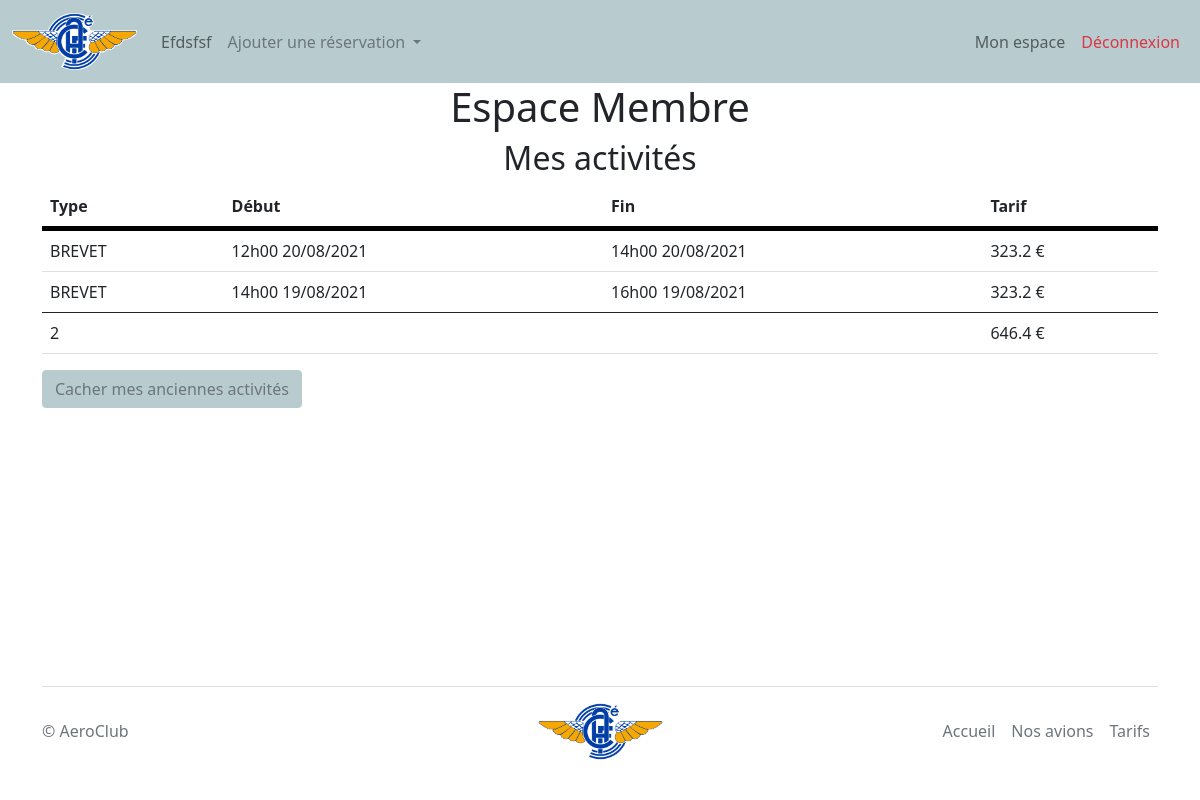
The app's page /memberActivities.php?oldActivities=yes (signed in) with its own data.
### tables this page shows
CREATE TABLE `schedule` (
  `id` int(11) NOT NULL,
  `id_member` int(11) NOT NULL,
  `id_activity` int(11) NOT NULL,
  `id_trainer` int(11) NOT NULL,
  `id_plane` int(11) NOT NULL,
  `start` datetime NOT NULL,
  `end` datetime NOT NULL
);

CREATE TABLE `activities` (
  `id` int(11) NOT NULL,
  `type` enum('BREVET','ULM','OTHER') NOT NULL,
  `cost` float NOT NULL
);

### memberActivities.php (the view, shortened to what this page needs)
<!DOCTYPE html>
<html lang="fr">
<head>
    <?php include 'utils/head.php'; ?>
</head>
<body class="d-flex flex-column h-100">
    <div class="wrapper">
        <?php include 'utils/header.php'; ?>
        <?php
        $totalPrice = 0;
        $totalActivity = 0;
        $bdd = getDatabaseConnection();
        $idMember = $_SESSION['user']['id'];
        $showOldActivites = isset($_GET['oldActivities']) ? null : " AND start > NOW()";
        $sql = 'SELECT activities.type as type, start, DATE_FORMAT(start, "%Hh%i %d/%m/%Y") as startFormat, DATE_FORMAT(end, "%Hh%i %d/%m/%Y") as end, activities.cost as cost FROM schedule INNER JOIN activities ON schedule.id_activity = activities.id WHERE id_member = ' . $idMember . $showOldActivites . ' ORDER BY start DESC';
        $req = $bdd->prepare($sql);
        $req->execute();
        $activities = $req->fetchAll();
        ?>
        <div class="container">
            <h1 style="text-align: center;">Espace Membre</h1>
            <h2 style="text-align: center;">Mes activités</h2>
            <table class="table">
                <thead>
                    <tr>
                        <th>Type</th>
                        <th>Début</th>
                        <th>Fin</th>
                        <th>Tarif</th>
                    </tr>
                </thead>
                <tbody>
                    <?php $i = 0;
                    foreach ($activities as $key => $activity) { ?>
                        <tr <?php if (date('Y-m-d H:i', strtotime(str_replace(array('/', 'h'), array('-', ':'), $activity['startFormat']))) < date('Y-m-d H:i') && $i < 1) {
                                echo 'style="border-top: 5px solid black"';
                                $i++;
                            } ?>>
                            <td scope="row"><?= $activity['type'] ?></td>
                            <td><?= $activity['startFormat'] ?></td>
                            <td><?= $activity['end'] ?></td>
                            <td><?= $activity['cost'] ?> €</td>
                            <?php
                            $totalPrice += $activity['cost'];
                            $totalActivity++;
                            ?>
                        </tr>
                    <?php } ?>
                </tbody>
                <tfoot>
                    <tr>
                        <td><?= $totalActivity ?></td>
                        <td></td>
                        <td></td>
                        <td><?= $totalPrice ?> €</td>
                    </tr>
                </tfoot>
            </table>
            <?php if (!isset($_GET['oldActivities'])) { ?>
                <a class="btn btn-primary text-center text-muted" style="background-color:#B8CCCF; border-color: #B8CCCF;" href="/AeroClub/memberActivities.php?oldActivities=yes" role="button">Voir mes anciennes activités</a>
            <?php } else { ?>
                <a class="btn btn-primary text-center text-muted" style="background-color:#B8CCCF; border-color: #B8CCCF;" href="/AeroClub/memberActivities.php" role="button">Cacher mes anciennes activités</a>
            <?php } ?>
        </div>
    </div>
    <?php include("utils/footer.php"); ?>
</body>
</html>

### utils/head.php (shortened to what this page needs)
<link rel="stylesheet" href="https://cdnjs.cloudflare.com/ajax/libs/flag-icon-css/3.5.0/css/flag-icon.min.css" />
<link rel="stylesheet" href="https://pro.fontawesome.com/releases/v5.10.0/css/all.css" />
<link href="https://cdn.jsdelivr.net/npm/bootstrap@5.0.0-beta2/dist/css/bootstrap.min.css" rel="stylesheet" />
<link rel="stylesheet" href="/AeroClub/CSS/parallax.css">
<link rel="stylesheet" href="https://maxcdn.bootstrapcdn.com/font-awesome/4.5.0/css/font-awesome.min.css">

### utils/header.php (shortened to what this page needs)
<header>
    <nav class="navbar navbar-expand-lg navbar-light" style="background-color: #B8CCCF;">
        <div class="container-fluid">
            <a class="navbar-brand" href="/Aeroclub/index.php"><img src="/Aeroclub/Images/Logo.png" style="width:125px;" alt="Logo" /></a>
            <div class="collapse navbar-collapse" id="navbarSupportedContent">
                <ul class="navbar-nav me-auto mb-2 mb-lg-0">
                    <li class="nav-item">
                        <a class="nav-link" href="#">Efdsfsf</a>
                    </li>
                    <?php if (isset($_SESSION['user']) && $_SESSION['user']['rank'] == 'member') { ?>
                        <ul class="navbar-nav">
                            <li class="nav-item dropdown">
                                <a class="nav-link dropdown-toggle text-muted" href="#" id="navbarDropdown" role="button" data-bs-toggle="dropdown" aria-expanded="false">
                                    Ajouter une réservation
                                </a>
                            </li>
                        </ul>
                    <?php } ?>
                </ul>
                <ul class="navbar-nav mb-2 mb-lg-0">
                    <?php if (!isset($_SESSION['user'])) { ?>
                        <li class="nav-item dropdown d-flex">
                            <a class="nav-link dropdown-toggle" href="#" id="navbarDropdown" role="button" data-bs-toggle="dropdown" aria-expanded="false">
                                Connexion
                            </a>
                            <div class="dropdown-menu dropdown-menu-lg-end">
                                <form class="px-3 py-3" action="/AeroClub/actions/log_in_process.php" method="post">
                                    <div class="mb-3">
                                        <label for="email" class="form-label">Mail</label>
                                        <input type="email" class="form-control" id="email" name="email" placeholder="Votre mail..." required>
                                    </div>
                                    <div class="mb-3">
                                        <label for="password" class="form-label">Mot de passe</label>
                                        <input type="password" class="form-control" id="password" name="password" placeholder="Votre mot de passe..." required>
                                    </div>
                                    <button type="submit" class="btn" style="background-color: #B8CCCF; color:white;">Se connecter</button>
                                </form>
                                <div class="dropdown-divider"></div>
                                <a class="dropdown-item" href="/AeroClub/sign_in.php">Vous êtes nouveau ici ? Inscrivez-vous</a>
                            </div>
                        </li>
                        <?php } else {
                        if ($_SESSION['user']['rank'] == 'trainer') { ?>
                        <?php }
                        if ($_SESSION['user']['rank'] == 'member') { ?>
                            <li class="nav-item d-flex">
                                <a class="nav-link" href="/AeroClub/member_space.php">Mon espace</a>
                            </li>
                        <?php } ?>
                        <li class="nav-item d-flex">
                            <a class="nav-link text-danger" href="/AeroClub/actions/disconnect.php">Déconnexion</a>
                        </li>
                </ul>
            <?php } ?>
            </div>
        </div>
    </nav>
</header>

### utils/footer.php (shortened to what this page needs)
<div class="mt-auto footer container fixed">
  <footer class="d-flex flex-wrap justify-content-between align-items-center py-3 my-4 border-top">
    <p class="col-md-4 mb-0 text-muted">&copy; AeroClub</p>
    <a href="/AeroClub/index.php" class="col-md-4 d-flex align-items-center justify-content-center mb-3 mb-md-0 me-md-auto link-dark text-decoration-none">
      <img src="/Aeroclub/Images/Logo.png" style="width:125px;" alt="Logo" />
    </a>
    <ul class="nav col-md-4 justify-content-end">
      <li class="nav-item"><a href="/AeroClub/index.php" class="nav-link px-2 text-muted">Accueil</a></li>
      <li class="nav-item"><a href="#" class="nav-link px-2 text-muted">Nos avions</a></li>
      <li class="nav-item"><a href="#" class="nav-link px-2 text-muted">Tarifs</a></li>
    </ul>
  </footer>
</div>

### CSS/parallax.css (style rules this page uses)
body, html { height: 100%; margin: 0; padding: 0; }

### records on screen
schedule: id_activity.type "BREVET", startFormat "12h00 20/08/2021", end "14h00 20/08/2021", id_activity.cost "323.2"
schedule: id_activity.type "BREVET", startFormat "14h00 19/08/2021", end "16h00 19/08/2021", id_activity.cost "323.2"

### other values on screen
$totalActivity "2"
$totalPrice "646.4"
